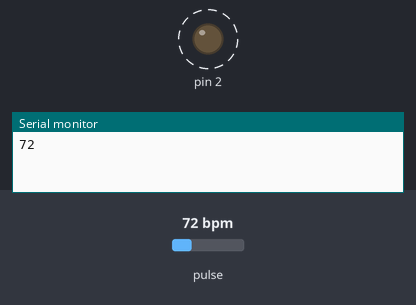
A sketch run on a simulated Arduino Uno, built with avr-gcc and run on an emulated ATmega328P. Parts: output pins drawn as LEDs (lit = HIGH), the last lines printed to the serial monitor. Dashed ring = blinking. The test bench sets the inputs (shaded band); at power-on: pulse 72 bpm.

Above: at 1.2 s.
1.3 s: pulse set to 42 bpm
At 2.8 s:
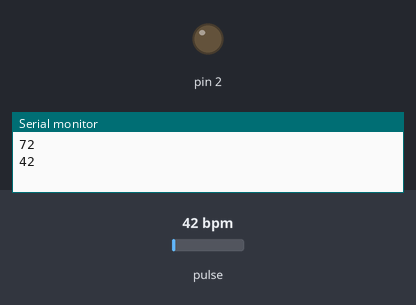
3.7 s: pulse set to 100 bpm
At 4.41 s:
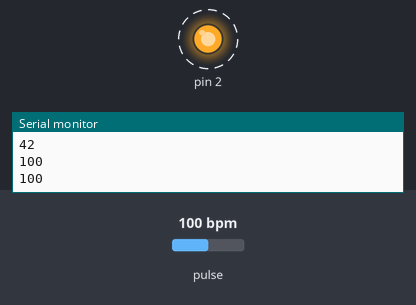
Timing chart, 0 to 12.7 s (numbered marks = the images above; inputs shaded):
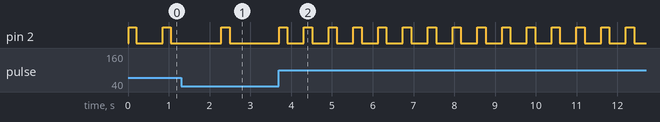

The sketch:

PulseSensor_BPM_Alternative_original.ino
```cpp
#define USE_ARDUINO_INTERRUPTS false
#include <PulseSensorPlayground.h>

const int OUTPUT_TYPE = SERIAL_PLOTTER;

const int PULSE_INPUT = A0;
const int PULSE_BLINK = 2;
const int PULSE_FADE = 5;
const int THRESHOLD = 550;   // Adjust this number to avoid noise when idle

byte samplesUntilReport;
const byte SAMPLES_PER_SERIAL_SAMPLE = 10;

PulseSensorPlayground pulseSensor;

void setup() {
  Serial.begin(115200);

  // Configure the PulseSensor manager.
  pulseSensor.analogInput(PULSE_INPUT);
  pulseSensor.blinkOnPulse(PULSE_BLINK);
  pulseSensor.fadeOnPulse(PULSE_FADE);

  pulseSensor.setSerial(Serial);
  pulseSensor.setOutputType(OUTPUT_TYPE);
  pulseSensor.setThreshold(THRESHOLD);

  // Skip the first SAMPLES_PER_SERIAL_SAMPLE in the loop().
  samplesUntilReport = SAMPLES_PER_SERIAL_SAMPLE;

  // Now that everything is ready, start reading the PulseSensor signal.
  //  if (!pulseSensor.begin()) {
  //
  //    for(;;) {
  //      // Flash the led to show things didn't work.
  //      digitalWrite(PULSE_BLINK, LOW);
  //      delay(50);
  //      Serial.println('!');
  //      digitalWrite(PULSE_BLINK, HIGH);
  //      delay(50);
  //    }
  //  }
}

void loop() {

  if (pulseSensor.sawNewSample()) {
    if (--samplesUntilReport == (byte) 0) {
      samplesUntilReport = SAMPLES_PER_SERIAL_SAMPLE;
//      pulseSensor.outputSample();
      if (pulseSensor.sawStartOfBeat()) {
//        pulseSensor.outputBeat();
          int myBPM = pulseSensor.getBeatsPerMinute();  // Calls function on our pulseSensor object that returns BPM as an "int".
                                                         // "myBPM" hold this BPM value now.
//           Serial.println("♥  A HeartBeat Happened ! "); // If test is "true", print a message "a heartbeat happened".
//           Serial.print("BPM: ");                        // Print phrase "BPM: "
           Serial.println(myBPM);
      }
    }
  }

}
```

Measured:
- after the input at 3.7 s, pin 2: alternates HIGH for 0.20 s and LOW for 0.40 s, starting after 0.61 s
